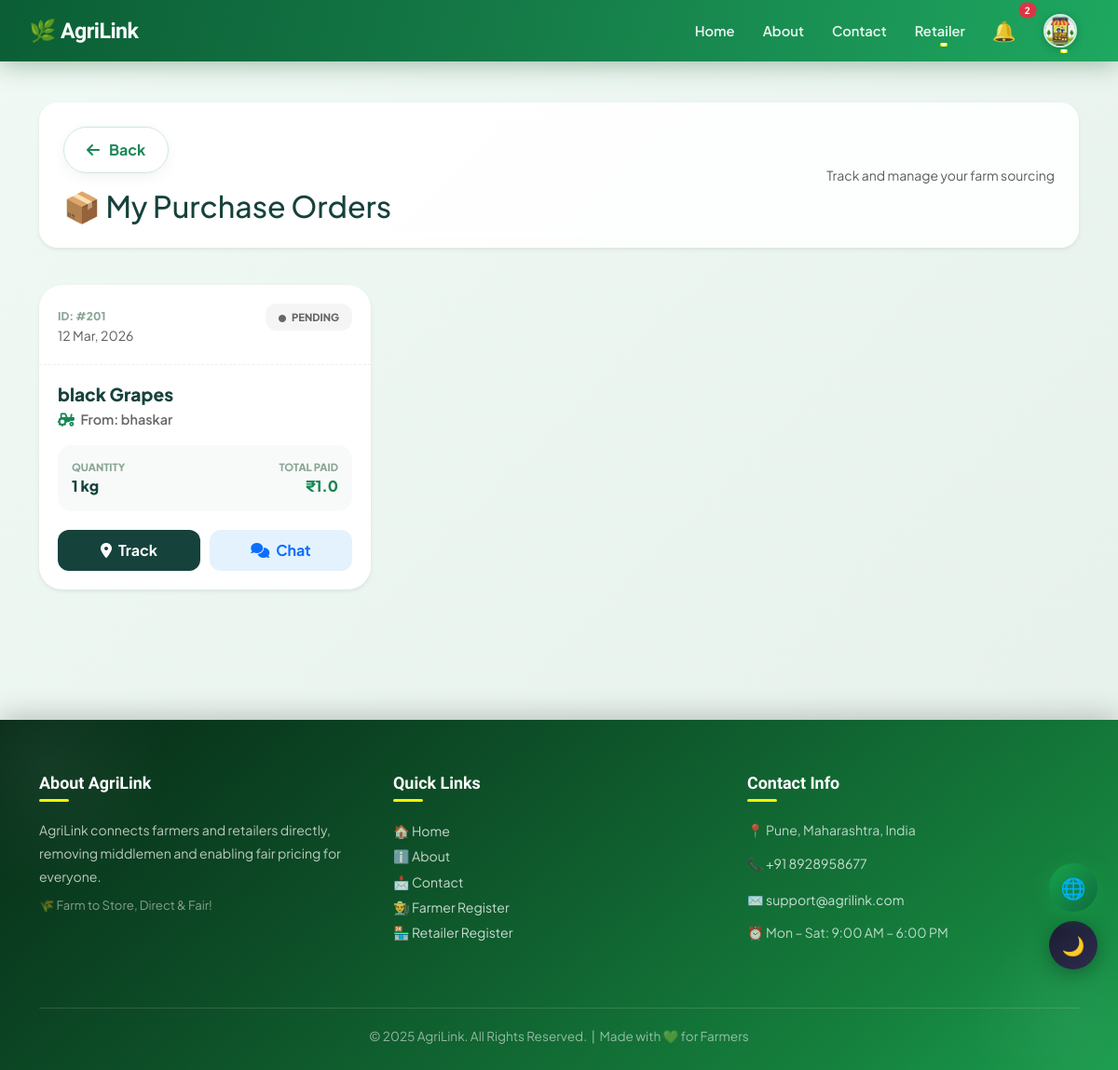
Page /retailer_products/ (signed in) on the earlier database version.
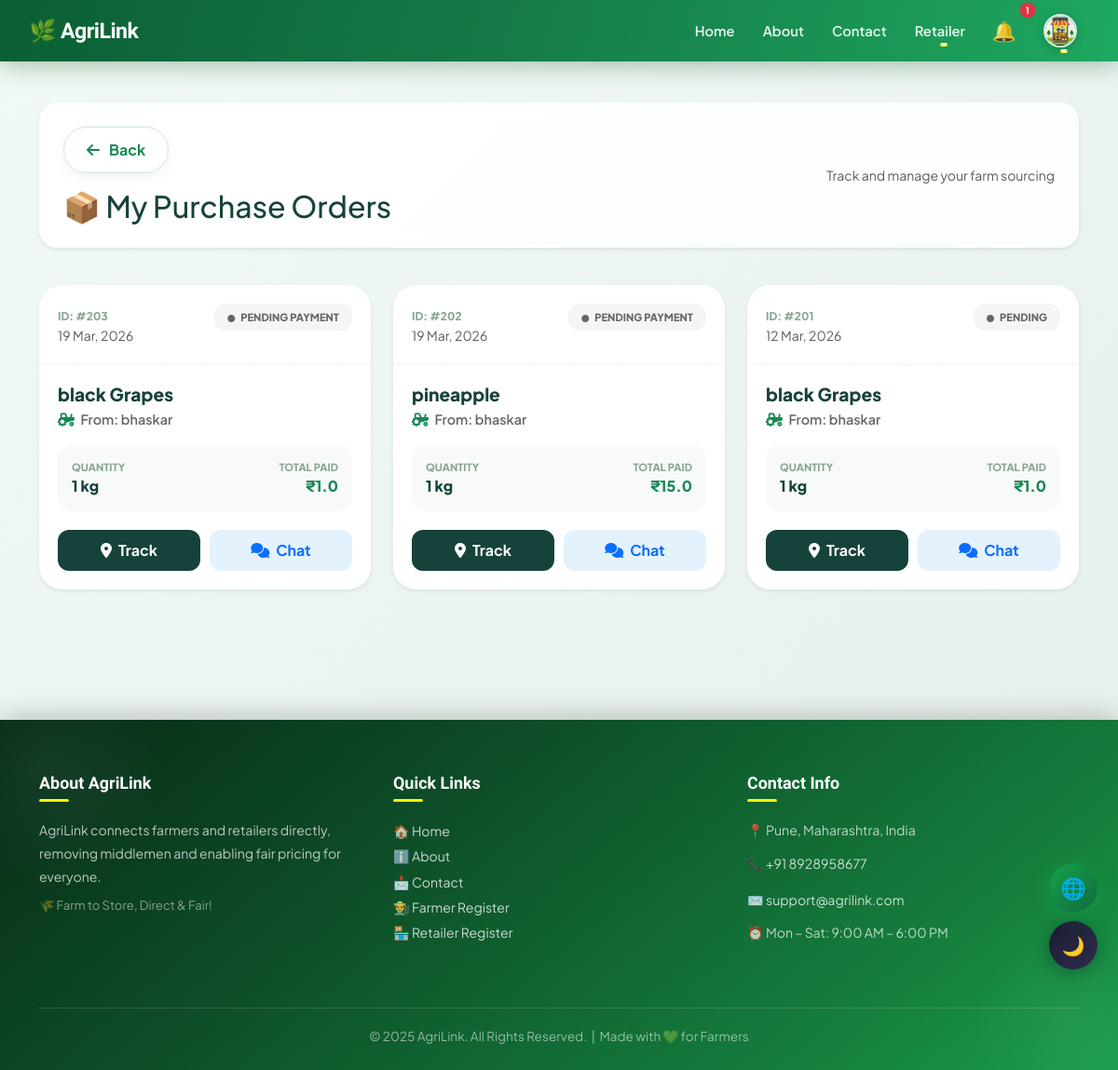
Same page on the later database version.
### projectapp/models.py (models this page shows, shortened)
class Order(models.Model):
    STATUS_CHOICES = [
        ('Pending', 'Pending'),
        ('Accepted', 'Accepted'),
        ('Packed', 'Packed'),
        ('Dispatched', 'Dispatched'),
        ('Delivered', 'Delivered'),
        ('Paid', 'Paid'),
    ]
    product = models.ForeignKey('Product', on_delete=models.PROTECT, related_name='orders')
    farmer = models.ForeignKey('Farmer', on_delete=models.CASCADE, related_name='orders', default=1)
    retailer = models.ForeignKey('Retailer', on_delete=models.CASCADE, related_name='orders')
    quantity = models.IntegerField(default=1)
    order_date = models.DateTimeField(auto_now_add=True)
    status = models.CharField(max_length=30, choices=STATUS_CHOICES, default='Pending')
    address = models.TextField(blank=True, null=True)
    contact = models.CharField(max_length=20, blank=True, null=True)
    current_lat = models.FloatField(null=True, blank=True)
    current_lng = models.FloatField(null=True, blank=True)
    driver = models.ForeignKey('Driver', on_delete=models.SET_NULL, null=True, blank=True)
    total_amount = models.FloatField(default=0.0)
    farmer_paid = models.BooleanField(default=False)  # ✅ ADD THIS

class Product(models.Model):
    product = models.CharField(max_length=100)
    description = models.TextField()
    created_at = models.DateTimeField(default=timezone.now)
    price = models.FloatField()
    latitude = models.FloatField(null=True, blank=True)
    longitude = models.FloatField(null=True, blank=True)
    quantity = models.IntegerField()
    location = models.CharField(max_length=50)
    image = models.ImageField(upload_to='product_images/', blank=True, null=True)
    farmer = models.ForeignKey('Farmer', on_delete=models.CASCADE, related_name='products')

class Farmer(models.Model):
    name = models.CharField(max_length=100)
    email = models.EmailField()
    password = models.CharField(max_length=100)
    contact = models.CharField(max_length=20)
    address = models.TextField()
    gender = models.CharField(max_length=10)
    first_login = models.BooleanField(default=True)
    profile_image = models.ImageField(upload_to='profiles/', default='profiles/default.jpg')
    bank_account_number = models.CharField(max_length=20, blank=True, null=True)
    ifsc_code = models.CharField(max_length=15, blank=True, null=True)

### projectapp/views.py (the view)
# urls.py: path("retailer_products/", views.retailer_products, name="retailer_products"),
def retailer_products(request):
    if request.session.get("user_type") != "retailer":
        return redirect("retailer_login")
    retailer_name = request.session.get("name")
    retailer = get_object_or_404(Retailer, name=retailer_name)
    orders = Order.objects.filter(retailer=retailer).exclude(status="Delivered").order_by('-order_date')
    return render(request, "retailer_products.html", {"orders": orders})

### projectapp/context_processors.py (called while the page is built)
def navbar_notifications(request):
    user_type = request.session.get('user_type')
    name = request.session.get('name')
    notes = []
    if user_type == "farmer" and name:
        notes = Notification.objects.filter(receiver_farmer__name=name, is_read=False).order_by('-timestamp')
    elif user_type == "retailer" and name:
        notes = Notification.objects.filter(receiver_retailer__name=name, is_read=False).order_by('-timestamp')
    elif user_type == "driver" and name:
        notes = Notification.objects.filter(receiver_driver__name=name, is_read=False).order_by('-timestamp')
    return {'navbar_notes': notes, 'user_type': user_type}

### projectapp/templatetags/custom_filters.py (called while the page is built)
@register.filter
def mul(value, arg):
    try:
        return float(value) * float(arg)
    except:
        return 0

### projectapp/templates/retailer_products.html (shortened to what this page needs)
{% extends 'master.html' %}
{% load custom_filters %}
{% block body %}
<link rel="stylesheet" href="https://cdnjs.cloudflare.com/ajax/libs/font-awesome/6.4.0/css/all.min.css">
<div class="container main-wrapper">
    <div class="orders-header shadow-sm">
        <div>
            <a href="javascript:history.back()" class="btn-back-nav mb-2">
                <i class="fas fa-arrow-left"></i> Back
            </a>
            <h2 class="fw-800 mb-0 mt-2" style="color: var(--dark-green);">📦 My Purchase Orders</h2>
        </div>
        <div class="text-md-end">
            <p class="text-muted small mb-0">Track and manage your farm sourcing</p>
        </div>
    </div>
    <div class="row g-4">
        {% for order in orders %}
        <div class="col-lg-4 col-md-6">
            <div class="card order-card shadow-sm">
                <div class="card-top">
                    <div>
                        <span class="order-id">ID: #{{ order.id }}</span>
                        <p class="text-muted small mb-0">{{ order.order_date|date:"d M, Y" }}</p>
                    </div>
                    <span class="status-pill status-{{ order.status|lower }}">
                        <i class="fas fa-circle me-1" style="font-size: 0.5rem;"></i> {{ order.status }}
                    </span>
                </div>
                <div class="card-mid">
                    <h5 class="product-name">{{ order.product.product }}</h5>
                    <p class="farmer-name"><i class="fas fa-tractor me-1 text-success"></i> From: {{ order.farmer.name }}</p>
                    <div class="price-box">
                        <div>
                            <span class="price-label">QUANTITY</span>
                            <span class="price-val">{{ order.quantity }} kg</span>
                        </div>
                        <div class="text-end">
                            <span class="price-label">TOTAL PAID</span>
                            <span class="price-val text-success">₹{{ order.quantity|mul:order.product.price }}</span>
                        </div>
                    </div>
                </div>
                <div class="action-grid">
                    <a href="{% url 'track_order' order.id %}" class="btn-track">
                        <i class="fas fa-map-marker-alt me-1"></i> Track
                    </a>
                    <a href="{% url 'chat' order.id %}" class="btn-chat-custom">
                        <i class="fas fa-comments me-1"></i> Chat
                    </a>
                </div>
            </div>
        </div>
        {% endfor %}
    </div>
</div>
{% endblock %}

Differences in the rows shown:
added Order: id "203", order_date "19 Mar, 2026", status "PENDING PAYMENT", product.product "black Grapes", farmer.name "bhaskar", quantity "1", quantity|mul "1.0"
added Order: id "202", order_date "19 Mar, 2026", status "PENDING PAYMENT", product.product "pineapple", farmer.name "bhaskar", quantity "1", quantity|mul "15.0"
Other differences:
{{ navbar_notes|length }}: "2" → "1"
